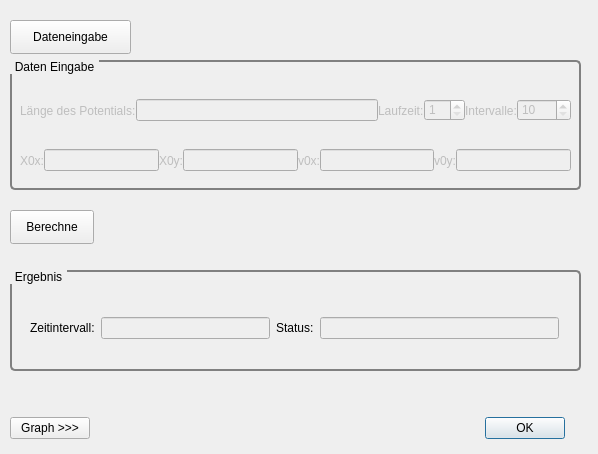
<?xml version="1.0" encoding="UTF-8"?>
<ui version="4.0">
 <class>dlg_Win_1_dim_box</class>
 <widget class="QDialog" name="dlg_Win_1_dim_box">
  <property name="geometry">
   <rect>
    <x>0</x>
    <y>0</y>
    <width>598</width>
    <height>454</height>
   </rect>
  </property>
  <property name="windowTitle">
   <string>Teilchen im 1 dim. Potential</string>
  </property>
  <widget class="QPushButton" name="pbBerechne">
   <property name="geometry">
    <rect>
     <x>10</x>
     <y>210</y>
     <width>84</width>
     <height>34</height>
    </rect>
   </property>
   <property name="text">
    <string>Berechne</string>
   </property>
  </widget>
  <widget class="QWidget" name="layoutWidget">
   <property name="geometry">
    <rect>
     <x>10</x>
     <y>410</y>
     <width>555</width>
     <height>36</height>
    </rect>
   </property>
   <layout class="QHBoxLayout" name="horizontalLayout_3">
    <item>
     <widget class="QPushButton" name="pbGraphik">
      <property name="text">
       <string>Graph &gt;&gt;&gt;</string>
      </property>
     </widget>
    </item>
    <item>
     <spacer name="horizontalSpacer">
      <property name="orientation">
       <enum>Qt::Horizontal</enum>
      </property>
      <property name="sizeHint" stdset="0">
       <size>
        <width>98</width>
        <height>20</height>
       </size>
      </property>
     </spacer>
    </item>
    <item>
     <widget class="QDialogButtonBox" name="buttonBox">
      <property name="orientation">
       <enum>Qt::Horizontal</enum>
      </property>
      <property name="standardButtons">
       <set>QDialogButtonBox::Ok</set>
      </property>
     </widget>
    </item>
   </layout>
  </widget>
  <widget class="QWidget" name="verticalLayoutWidget">
   <property name="geometry">
    <rect>
     <x>660</x>
     <y>80</y>
     <width>391</width>
     <height>361</height>
    </rect>
   </property>
   <layout class="QVBoxLayout" name="lyGraph">
    <item>
     <widget class="QPushButton" name="pbVergleich">
      <property name="text">
       <string>Vergleich mit/ohne Luftwiderstand</string>
      </property>
     </widget>
    </item>
   </layout>
  </widget>
  <widget class="QGroupBox" name="gbDatenEingabe">
   <property name="enabled">
    <bool>false</bool>
   </property>
   <property name="geometry">
    <rect>
     <x>10</x>
     <y>60</y>
     <width>571</width>
     <height>130</height>
    </rect>
   </property>
   <property name="styleSheet">
    <string notr="true">QGroupBox {
    background-color: qlineargradient(x1: 0, y1: 0, x2: 0, y2: 1,
                                      stop: 0 #00E0E0, stop: 1 #FFFFFF);
    border: 2px solid gray;
    border-radius: 5px;
    margin-top: 1ex; /* leave space at the top for the title */
}

QGroupBox::title {
    subcontrol-origin: margin;
    subcontrol-position: top left; /* position at the top left */
    padding: 0 3px;
color: black;
    background-color: qlineargradient(x1: 0, y1: 0, x2: 0, y2: 1,
                                      stop: 0 #FF0ECE, stop: 1 #FFFFFF);
}</string>
   </property>
   <property name="title">
    <string>Daten Eingabe</string>
   </property>
   <widget class="QWidget" name="layoutWidget_3">
    <property name="geometry">
     <rect>
      <x>10</x>
      <y>30</y>
      <width>551</width>
      <height>41</height>
     </rect>
    </property>
    <layout class="QHBoxLayout" name="hly1_dim_Box">
     <property name="spacing">
      <number>0</number>
     </property>
     <item>
      <widget class="QLabel" name="lbPotentialWidth">
       <property name="enabled">
        <bool>false</bool>
       </property>
       <property name="text">
        <string>Länge des Potentials:</string>
       </property>
       <property name="buddy">
        <cstring>lePotentialWidthInput</cstring>
       </property>
      </widget>
     </item>
     <item>
      <widget class="QLineEdit" name="lePotentialWidthInput">
       <property name="enabled">
        <bool>false</bool>
       </property>
       <property name="maximumSize">
        <size>
         <width>998</width>
         <height>16777215</height>
        </size>
       </property>
       <property name="maxLength">
        <number>100</number>
       </property>
      </widget>
     </item>
     <item>
      <widget class="QLabel" name="lbLaufzeit_2">
       <property name="text">
        <string>Laufzeit:</string>
       </property>
      </widget>
     </item>
     <item>
      <widget class="QSpinBox" name="spLaufzeitInput">
       <property name="enabled">
        <bool>false</bool>
       </property>
       <property name="minimum">
        <number>1</number>
       </property>
       <property name="maximum">
        <number>60</number>
       </property>
      </widget>
     </item>
     <item>
      <widget class="QLabel" name="lbIntervalle_2">
       <property name="text">
        <string>Intervalle:</string>
       </property>
      </widget>
     </item>
     <item>
      <widget class="QSpinBox" name="spIntervalleInput">
       <property name="enabled">
        <bool>false</bool>
       </property>
       <property name="minimum">
        <number>10</number>
       </property>
       <property name="maximum">
        <number>1000</number>
       </property>
      </widget>
     </item>
    </layout>
   </widget>
   <widget class="QWidget" name="layoutWidget_4">
    <property name="geometry">
     <rect>
      <x>10</x>
      <y>80</y>
      <width>551</width>
      <height>41</height>
     </rect>
    </property>
    <layout class="QHBoxLayout" name="hly1_dim_Box_2">
     <property name="spacing">
      <number>0</number>
     </property>
     <item>
      <widget class="QLabel" name="lbX0x">
       <property name="text">
        <string>X0x:</string>
       </property>
      </widget>
     </item>
     <item>
      <widget class="QLineEdit" name="leX0xInput">
       <property name="enabled">
        <bool>false</bool>
       </property>
      </widget>
     </item>
     <item>
      <widget class="QLabel" name="lbX0y">
       <property name="text">
        <string>X0y:</string>
       </property>
      </widget>
     </item>
     <item>
      <widget class="QLineEdit" name="leX0yInput">
       <property name="enabled">
        <bool>false</bool>
       </property>
      </widget>
     </item>
     <item>
      <widget class="QLabel" name="lbV0x_2">
       <property name="toolTip">
        <string>&lt;html&gt;&lt;head/&gt;&lt;body&gt;&lt;p&gt;Anfangsgeschwingikeit [m/s]&lt;/p&gt;&lt;/body&gt;&lt;/html&gt;</string>
       </property>
       <property name="text">
        <string>v0x:</string>
       </property>
      </widget>
     </item>
     <item>
      <widget class="QLineEdit" name="leV0xInput">
       <property name="enabled">
        <bool>false</bool>
       </property>
       <property name="toolTip">
        <string>&lt;html&gt;&lt;head/&gt;&lt;body&gt;&lt;p&gt;Anfangsgeschwingikeit [m/s]&lt;/p&gt;&lt;/body&gt;&lt;/html&gt;</string>
       </property>
      </widget>
     </item>
     <item>
      <widget class="QLabel" name="lbV0y">
       <property name="toolTip">
        <string>&lt;html&gt;&lt;head/&gt;&lt;body&gt;&lt;p&gt;Anfangsgeschwingikeit [m/s]&lt;/p&gt;&lt;/body&gt;&lt;/html&gt;</string>
       </property>
       <property name="text">
        <string>v0y:</string>
       </property>
      </widget>
     </item>
     <item>
      <widget class="QLineEdit" name="leV0yInput">
       <property name="enabled">
        <bool>false</bool>
       </property>
       <property name="toolTip">
        <string>&lt;html&gt;&lt;head/&gt;&lt;body&gt;&lt;p&gt;Anfangsgeschwingikeit [m/s]&lt;/p&gt;&lt;/body&gt;&lt;/html&gt;</string>
       </property>
      </widget>
     </item>
    </layout>
   </widget>
  </widget>
  <widget class="QPushButton" name="pbEingabe">
   <property name="geometry">
    <rect>
     <x>10</x>
     <y>20</y>
     <width>121</width>
     <height>34</height>
    </rect>
   </property>
   <property name="text">
    <string>Dateneingabe</string>
   </property>
  </widget>
  <widget class="Line" name="line">
   <property name="geometry">
    <rect>
     <x>630</x>
     <y>10</y>
     <width>20</width>
     <height>441</height>
    </rect>
   </property>
   <property name="orientation">
    <enum>Qt::Vertical</enum>
   </property>
  </widget>
  <widget class="QLabel" name="lbGraphExtensionTitel">
   <property name="geometry">
    <rect>
     <x>660</x>
     <y>30</y>
     <width>321</width>
     <height>31</height>
    </rect>
   </property>
   <property name="styleSheet">
    <string notr="true">QLabel{
    border: 2px solid green;
    border-radius: 4px;
    padding: 2px;
}</string>
   </property>
   <property name="text">
    <string>Graphik Titel</string>
   </property>
  </widget>
  <widget class="QGroupBox" name="gbErgbnis">
   <property name="geometry">
    <rect>
     <x>10</x>
     <y>270</y>
     <width>571</width>
     <height>101</height>
    </rect>
   </property>
   <property name="styleSheet">
    <string notr="true">QGroupBox {
    background-color: qlineargradient(x1: 0, y1: 0, x2: 0, y2: 1,
                                      stop: 0 #00E0E0, stop: 1 #FFFFFF);
    border: 2px solid gray;
    border-radius: 5px;
    margin-top: 1ex; /* leave space at the top for the title */
}

QGroupBox::title {
    subcontrol-origin: margin;
    subcontrol-position: top left; /* position at the top left */
    padding: 0 3px;
color: black;
    background-color: qlineargradient(x1: 0, y1: 0, x2: 0, y2: 1,
                                      stop: 0 #FF0ECE, stop: 1 #FFFFFF);
}</string>
   </property>
   <property name="title">
    <string>Ergebnis</string>
   </property>
   <widget class="QWidget" name="layoutWidget">
    <property name="geometry">
     <rect>
      <x>20</x>
      <y>40</y>
      <width>529</width>
      <height>36</height>
     </rect>
    </property>
    <layout class="QHBoxLayout" name="horizontalLayout_10">
     <item>
      <layout class="QHBoxLayout" name="horizontalLayout_11">
       <item>
        <widget class="QLabel" name="lbIntervallLaenge">
         <property name="text">
          <string>Zeitintervall:</string>
         </property>
        </widget>
       </item>
       <item>
        <widget class="QLineEdit" name="leZeitintervall">
         <property name="enabled">
          <bool>false</bool>
         </property>
        </widget>
       </item>
      </layout>
     </item>
     <item>
      <widget class="QLabel" name="lbStatus">
       <property name="text">
        <string>Status:</string>
       </property>
      </widget>
     </item>
     <item>
      <widget class="QLineEdit" name="leStatus">
       <property name="enabled">
        <bool>false</bool>
       </property>
      </widget>
     </item>
    </layout>
   </widget>
  </widget>
 </widget>
 <resources/>
 <connections>
  <connection>
   <sender>buttonBox</sender>
   <signal>accepted()</signal>
   <receiver>dlg_Win_1_dim_box</receiver>
   <slot>accept()</slot>
   <hints>
    <hint type="sourcelabel">
     <x>248</x>
     <y>254</y>
    </hint>
    <hint type="destinationlabel">
     <x>157</x>
     <y>274</y>
    </hint>
   </hints>
  </connection>
 </connections>
</ui>
